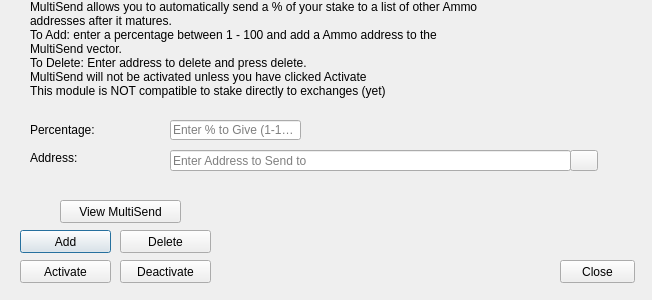
<?xml version="1.0" encoding="UTF-8"?>
<ui version="4.0">
 <class>StakeForCharityDialog</class>
 <widget class="QDialog" name="StakeForCharityDialog">
  <property name="windowModality">
   <enum>Qt::NonModal</enum>
  </property>
  <property name="geometry">
   <rect>
    <x>0</x>
    <y>0</y>
    <width>652</width>
    <height>300</height>
   </rect>
  </property>
  <property name="windowTitle">
   <string>MultiSend</string>
  </property>
  <widget class="QLineEdit" name="charityPercentEdit">
   <property name="geometry">
    <rect>
     <x>170</x>
     <y>120</y>
     <width>131</width>
     <height>20</height>
    </rect>
   </property>
   <property name="toolTip">
    <string>Enter whole numbers 1 - 100</string>
   </property>
   <property name="placeholderText">
    <string>Enter % to Give (1-100)</string>
   </property>
  </widget>
  <widget class="QLineEdit" name="charityAddressEdit">
   <property name="geometry">
    <rect>
     <x>170</x>
     <y>150</y>
     <width>401</width>
     <height>21</height>
    </rect>
   </property>
   <property name="toolTip">
    <string/>
   </property>
   <property name="placeholderText">
    <string>Enter Address to Send to</string>
   </property>
  </widget>
  <widget class="QLabel" name="label_2">
   <property name="geometry">
    <rect>
     <x>30</x>
     <y>0</y>
     <width>451</width>
     <height>121</height>
    </rect>
   </property>
   <property name="lineWidth">
    <number>1</number>
   </property>
   <property name="text">
    <string>MultiSend allows you to automatically send a % of your stake to a list of other Ammo addresses after it matures.
To Add: enter a percentage between 1 - 100 and add a Ammo address to the MultiSend vector. 
To Delete: Enter address to delete and press delete.
MultiSend will not be activated unless you have clicked Activate
This module is NOT compatible to stake directly to exchanges (yet)</string>
   </property>
   <property name="alignment">
    <set>Qt::AlignLeading|Qt::AlignLeft|Qt::AlignTop</set>
   </property>
   <property name="wordWrap">
    <bool>true</bool>
   </property>
  </widget>
  <widget class="QLabel" name="message">
   <property name="geometry">
    <rect>
     <x>240</x>
     <y>200</y>
     <width>381</width>
     <height>91</height>
    </rect>
   </property>
   <property name="text">
    <string/>
   </property>
  </widget>
  <widget class="QPushButton" name="addButton">
   <property name="geometry">
    <rect>
     <x>20</x>
     <y>230</y>
     <width>91</width>
     <height>23</height>
    </rect>
   </property>
   <property name="toolTip">
    <string/>
   </property>
   <property name="statusTip">
    <string>Add to MultiSend Vector</string>
   </property>
   <property name="text">
    <string>Add</string>
   </property>
  </widget>
  <widget class="QPushButton" name="disableButton">
   <property name="geometry">
    <rect>
     <x>120</x>
     <y>260</y>
     <width>91</width>
     <height>23</height>
    </rect>
   </property>
   <property name="statusTip">
    <string>Deactivate MultiSend</string>
   </property>
   <property name="text">
    <string>Deactivate</string>
   </property>
  </widget>
  <widget class="QPushButton" name="addressBookButton">
   <property name="geometry">
    <rect>
     <x>570</x>
     <y>150</y>
     <width>28</width>
     <height>21</height>
    </rect>
   </property>
   <property name="toolTip">
    <string>Choose an address from the address book</string>
   </property>
   <property name="text">
    <string/>
   </property>
   <property name="icon">
    <iconset resource="../bitcoin.qrc">
     <normaloff>:/icons/address-book</normaloff>:/icons/address-book</iconset>
   </property>
   <property name="shortcut">
    <string>Alt+A</string>
   </property>
   <property name="autoDefault">
    <bool>false</bool>
   </property>
  </widget>
  <widget class="QLabel" name="label">
   <property name="geometry">
    <rect>
     <x>30</x>
     <y>120</y>
     <width>121</width>
     <height>20</height>
    </rect>
   </property>
   <property name="toolTip">
    <string>Percentage of stake to send</string>
   </property>
   <property name="text">
    <string>Percentage:</string>
   </property>
  </widget>
  <widget class="QLabel" name="label_5">
   <property name="geometry">
    <rect>
     <x>30</x>
     <y>150</y>
     <width>111</width>
     <height>16</height>
    </rect>
   </property>
   <property name="toolTip">
    <string>Address to send portion of stake to</string>
   </property>
   <property name="text">
    <string>Address:</string>
   </property>
  </widget>
  <widget class="QPushButton" name="deleteButton">
   <property name="geometry">
    <rect>
     <x>120</x>
     <y>230</y>
     <width>91</width>
     <height>23</height>
    </rect>
   </property>
   <property name="toolTip">
    <string/>
   </property>
   <property name="statusTip">
    <string>Delete Address From MultiSend Vector</string>
   </property>
   <property name="text">
    <string>Delete</string>
   </property>
  </widget>
  <widget class="QPushButton" name="activateButton">
   <property name="geometry">
    <rect>
     <x>20</x>
     <y>260</y>
     <width>91</width>
     <height>23</height>
    </rect>
   </property>
   <property name="statusTip">
    <string>Activate MultiSend</string>
   </property>
   <property name="text">
    <string>Activate</string>
   </property>
  </widget>
  <widget class="QPushButton" name="viewButton">
   <property name="geometry">
    <rect>
     <x>60</x>
     <y>200</y>
     <width>121</width>
     <height>23</height>
    </rect>
   </property>
   <property name="toolTip">
    <string/>
   </property>
   <property name="statusTip">
    <string>View MultiSend Vector</string>
   </property>
   <property name="text">
    <string>View MultiSend</string>
   </property>
  </widget>
     <widget class="QPushButton" name="closeButton">
      <property name="geometry">
       <rect>
        <x>560</x>
        <y>260</y>
        <width>75</width>
        <height>23</height>
       </rect>
      </property>
      <property name="text">
       <string>Close</string>
      </property>
     </widget>
 </widget>
 <resources>
  <include location="../bitcoin.qrc"/>
 </resources>
 <connections/>
</ui>
